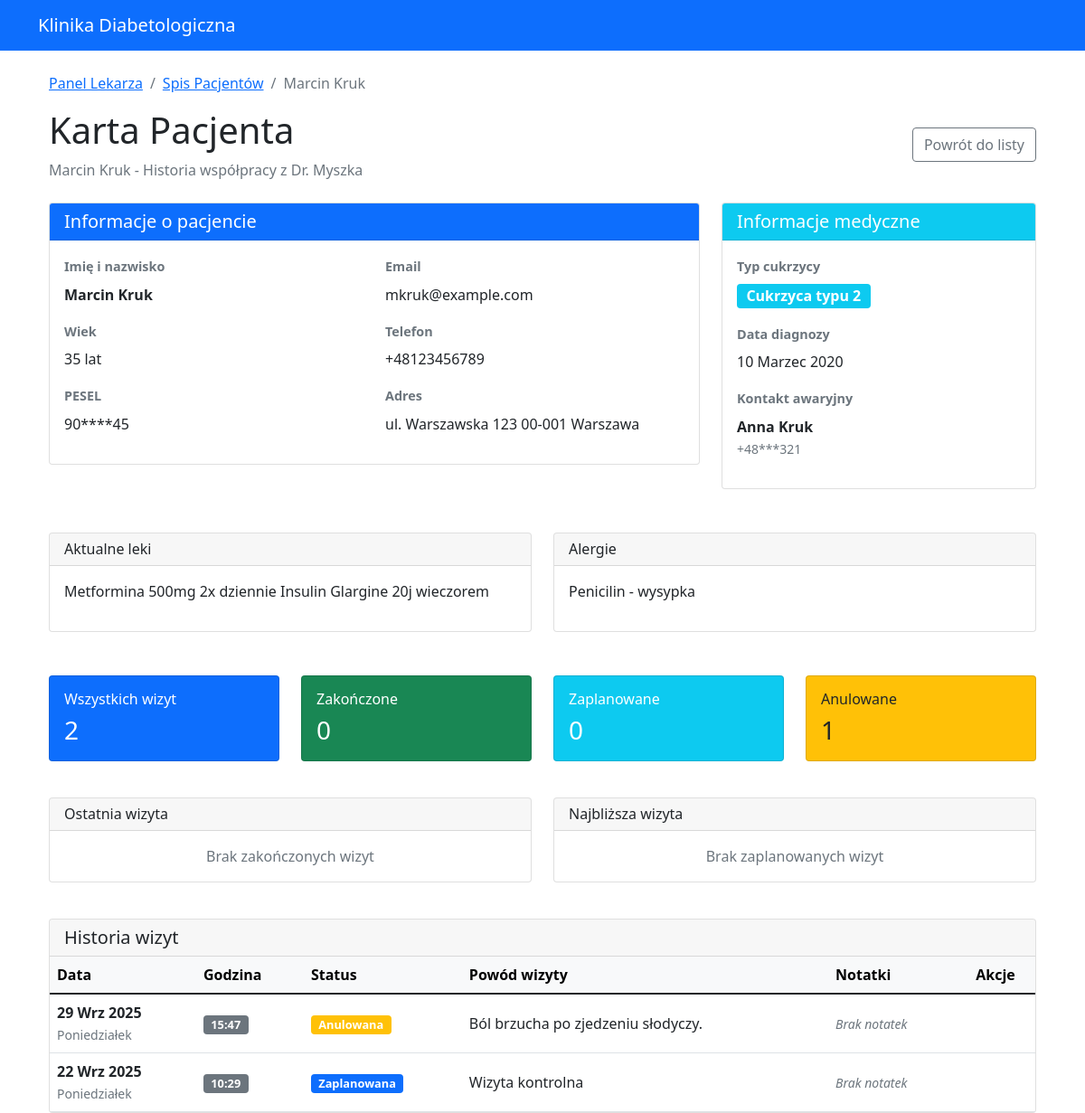
Before: /doctors/patient/2/ (signed in) with the older database file.
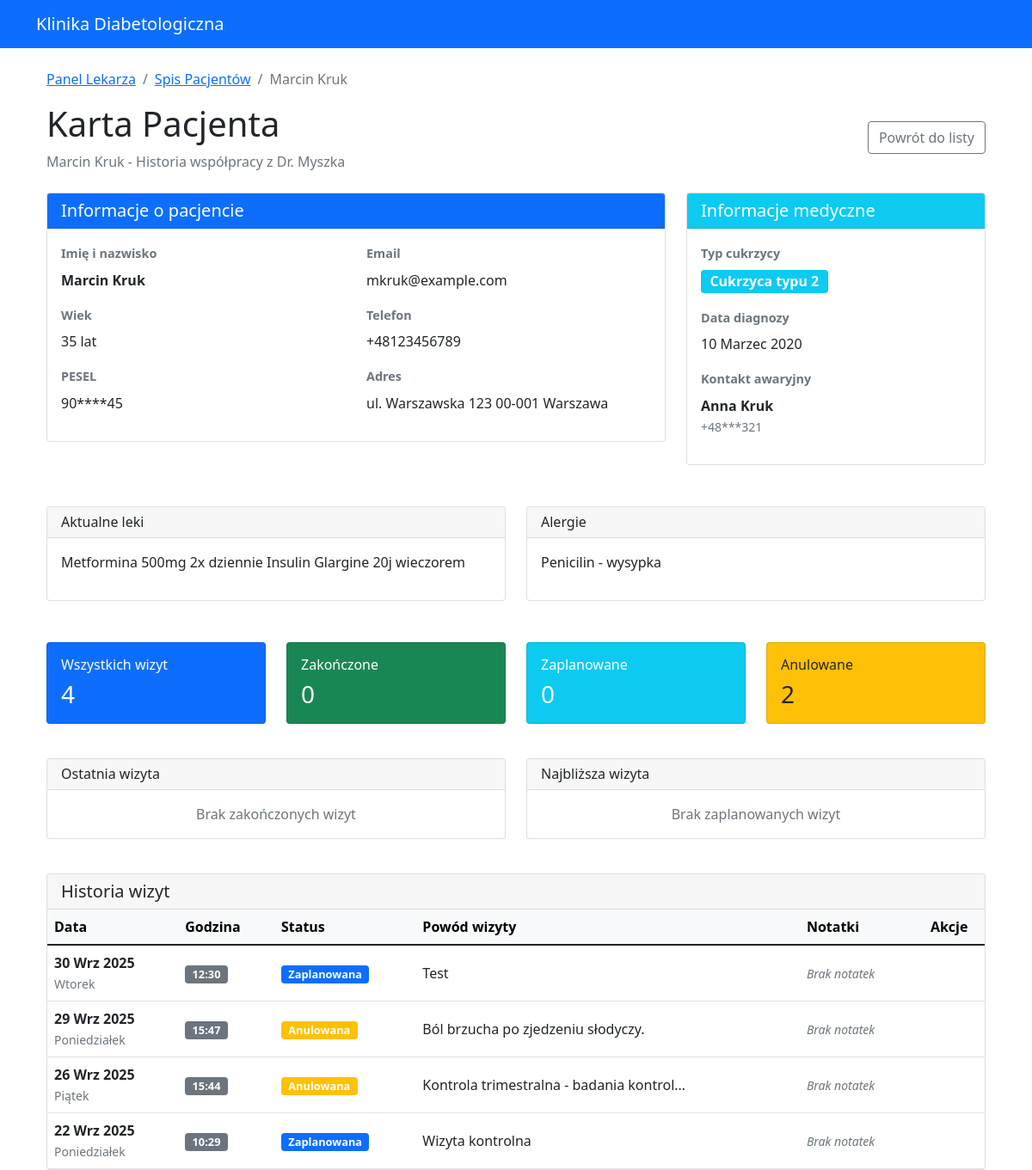
After: the same page with the newer database file.
### appointments/models.py (models this page shows, shortened)
class Appointment(models.Model):
    STATUS_CHOICES = [
        ('scheduled', 'Zaplanowana'),
        ('completed', 'Zakończona'),
        ('cancelled', 'Anulowana'),
        ('no_show', 'Niestawiennictwo'),
    ]
    patient = models.ForeignKey(Patient, on_delete=models.CASCADE, related_name='appointments')
    doctor = models.ForeignKey(Doctor, on_delete=models.CASCADE, related_name='appointments')
    appointment_date = models.DateTimeField()
    status = models.CharField(max_length=15, choices=STATUS_CHOICES, default='scheduled')
    reason = models.CharField(max_length=200, help_text="Powód wizyty")
    notes = models.TextField(blank=True, help_text="Notatki z wizyty")
    duration_minutes = models.PositiveIntegerField(default=30)
    created_at = models.DateTimeField(auto_now_add=True)
    updated_at = models.DateTimeField(auto_now=True)
    class Meta:
        ordering = ['-appointment_date']
        verbose_name = "Wizyta"
        verbose_name_plural = "Wizyty"

### doctors/views.py (the view)
# urls.py: path('patient/<int:patient_id>/', views.patient_detail, name='patient_detail'),
@login_required
def patient_detail(request, patient_id):
    if not request.user.is_doctor():
        return redirect('authentication:login')
    doctor = request.user.doctor_profile
    from appointments.models import Appointment
    from patients.models import Patient
    patient = get_object_or_404(Patient, id=patient_id)
    has_access = Appointment.objects.filter(
        doctor=doctor,
        patient=patient
    ).exists()
    if not has_access:
        raise Http404("Nie masz uprawnień do przeglądania tej karty pacjenta.")
    appointments_history = Appointment.objects.filter(
        doctor=doctor,
        patient=patient
    ).order_by('-appointment_date')
    paginator = Paginator(appointments_history, 10)  # 10 appointments per page
    page_number = request.GET.get('page')
    page_obj = paginator.get_page(page_number)
    total_appointments = appointments_history.count()
    completed_appointments = appointments_history.filter(status='completed').count()
    cancelled_appointments = appointments_history.filter(status='cancelled').count()
    scheduled_appointments = appointments_history.filter(
        status='scheduled',
        appointment_date__gte=timezone.now()
    ).count()
    last_appointment = appointments_history.filter(status='completed').first()
    next_appointment = appointments_history.filter(
        status='scheduled',
        appointment_date__gte=timezone.now()
    ).order_by('appointment_date').first()
    appointments_by_status = {
        'completed': appointments_history.filter(status='completed'),
        'scheduled': appointments_history.filter(status='scheduled'),
        'cancelled': appointments_history.filter(status='cancelled'),
        'no_show': appointments_history.filter(status='no_show'),
    }
    context = {
        'doctor': doctor,
        'patient': patient,
        'page_obj': page_obj,
        'total_appointments': total_appointments,
        'completed_appointments': completed_appointments,
        'cancelled_appointments': cancelled_appointments,
        'scheduled_appointments': scheduled_appointments,
        'last_appointment': last_appointment,
        'next_appointment': next_appointment,
        'appointments_by_status': appointments_by_status,
    }
    return render(request, 'doctors/patient_detail.html', context)

### authentication/models.py (called while the page is built)
    def is_doctor(self):
        return self.user_type == 'doctor'

### patients/models.py (called while the page is built)
    def get_age(self):
        today = timezone.now().date()
        return today.year - self.date_of_birth.year - ((today.month, today.day) < (self.date_of_birth.month, self.date_of_birth.day))

    def get_masked_pesel(self):
        if len(self.pesel) >= 11:
            return f"{self.pesel[:2]}****{self.pesel[-2:]}"
        return "***"

    def get_masked_emergency_phone(self):
        if len(self.emergency_contact_phone) >= 9:
            return f"{self.emergency_contact_phone[:3]}***{self.emergency_contact_phone[-3:]}"
        return "***"

### doctors/templates/doctors/patient_detail.html (shortened to what the changed rows need)
{% extends 'authentication/base.html' %}
{% block content %}
<div class="container-fluid">
    <div class="row mb-4">
        <div class="col-12">
            <div class="d-flex justify-content-between align-items-center">
                <div>
                    <h1 class="display-6 mb-2">
                        Karta Pacjenta
                    </h1>
                </div>
            </div>
        </div>
    </div>
    <div class="row mb-4">
        <div class="col-lg-3 col-md-6 mb-3">
            <div class="card bg-primary text-white">
                <div class="card-body">
                    <div class="d-flex justify-content-between">
                        <div>
                            <h6 class="card-title">Wszystkich wizyt</h6>
                            <h3 class="mb-0">{{ total_appointments }}</h3>
                        </div>
                    </div>
                </div>
            </div>
        </div>
        <div class="col-lg-3 col-md-6 mb-3">
            <div class="card bg-warning text-dark">
                <div class="card-body">
                    <div class="d-flex justify-content-between">
                        <div>
                            <h6 class="card-title">Anulowane</h6>
                            <h3 class="mb-0">{{ cancelled_appointments }}</h3>
                        </div>
                    </div>
                </div>
            </div>
        </div>
    </div>
    <div class="row">
        <div class="col-12">
            <div class="card">
                <div class="card-body p-0">
                    {% if page_obj %}
                        <div class="table-responsive">
                            <table class="table table-hover mb-0">
                                <thead class="table-light">
                                    <tr>
                                        <th>Data</th>
                                        <th>Godzina</th>
                                        <th>Status</th>
                                        <th>Powód wizyty</th>
                                        <th>Notatki</th>
                                        <th class="text-center">Akcje</th>
                                    </tr>
                                </thead>
                                <tbody>
                                    {% for appointment in page_obj %}
                                        <tr>
                                            <td>
                                                <strong>{{ appointment.appointment_date|date:"j M Y" }}</strong><br>
                                                <small class="text-muted">{{ appointment.appointment_date|date:"l" }}</small>
                                            </td>
                                            <td>
                                                <span class="badge bg-secondary">{{ appointment.appointment_date|time:"H:i" }}</span>
                                            </td>
                                            <td>
                                                {% if appointment.status == 'completed' %}
                                                    <span class="badge bg-success">{{ appointment.get_status_display }}</span>
                                                {% elif appointment.status == 'scheduled' %}
                                                    <span class="badge bg-primary">{{ appointment.get_status_display }}</span>
                                                {% elif appointment.status == 'cancelled' %}
                                                    <span class="badge bg-warning">{{ appointment.get_status_display }}</span>
                                                {% else %}
                                                    <span class="badge bg-danger">{{ appointment.get_status_display }}</span>
                                                {% endif %}
                                            </td>
                                            <td>{{ appointment.reason|truncatechars:40 }}</td>
                                            <td>
                                                {% if appointment.notes %}
                                                    <span class="text-muted">{{ appointment.notes|truncatechars:50 }}</span>
                                                {% else %}
                                                    <small class="text-muted"><i>Brak notatek</i></small>
                                                {% endif %}
                                            </td>
                                            <td class="text-center">
                                            </td>
                                        </tr>
                                    {% endfor %}
                                </tbody>
                            </table>
                        </div>
                    {% else %}
                        <div class="text-center py-4">
                            <i class="fas fa-calendar-times fa-3x text-muted mb-3"></i>
                            <h5 class="text-muted">Brak historii wizyt</h5>
                            <p class="text-muted">Ten pacjent nie miał jeszcze wizyt u Ciebie.</p>
                        </div>
                    {% endif %}
                </div>
            </div>
        </div>
    </div>
</div>
{% endblock %}

Changed rows visible on the page:
added Appointment: appointment_date "30 Wrz 2025", appointment_date "Wtorek", appointment_date "12:30", status "Zaplanowana", reason "Test", notes "Brak notatek"
now on this page (row edited): Appointment: appointment_date "26 Wrz 2025", appointment_date "Piątek", appointment_date "15:44", status "Anulowana", reason "Kontrola trimestralna - badania kontrol…", notes "Brak notatek"
Other visible differences:
{{ total_appointments }}: "2" → "4"
{{ cancelled_appointments }}: "1" → "2"
